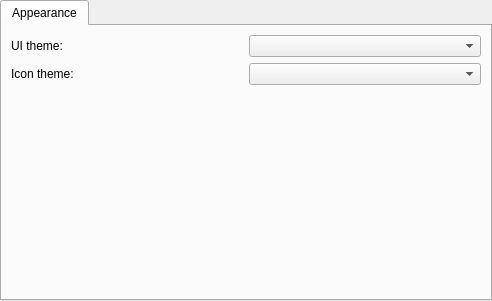
<?xml version="1.0" encoding="UTF-8"?>
<ui version="4.0">
 <class>PrefAppearance</class>
 <widget class="QWidget" name="PrefAppearance">
  <property name="geometry">
   <rect>
    <x>0</x>
    <y>0</y>
    <width>492</width>
    <height>301</height>
   </rect>
  </property>
  <property name="windowTitle">
   <string>Appearance</string>
  </property>
  <property name="windowIcon">
   <iconset theme="QIcon::ThemeIcon::VideoDisplay"/>
  </property>
  <property name="locale">
   <locale language="English" country="UnitedKingdom"/>
  </property>
  <layout class="QVBoxLayout" name="verticalLayout_4">
   <property name="spacing">
    <number>0</number>
   </property>
   <property name="leftMargin">
    <number>0</number>
   </property>
   <property name="topMargin">
    <number>0</number>
   </property>
   <property name="rightMargin">
    <number>0</number>
   </property>
   <property name="bottomMargin">
    <number>0</number>
   </property>
   <item>
    <widget class="QTabWidget" name="tabAppearance">
     <property name="locale">
      <locale language="English" country="UnitedKingdom"/>
     </property>
     <property name="currentIndex">
      <number>0</number>
     </property>
     <property name="tabsClosable">
      <bool>false</bool>
     </property>
     <widget class="QWidget" name="tabAppearance">
      <property name="locale">
       <locale language="English" country="UnitedKingdom"/>
      </property>
      <attribute name="title">
       <string>Appearance</string>
      </attribute>
      <layout class="QVBoxLayout" name="verticalLayout">
       <item>
        <layout class="QHBoxLayout" name="hlUiTheme">
         <item>
          <widget class="QLabel" name="labelUiTheme">
           <property name="locale">
            <locale language="English" country="UnitedKingdom"/>
           </property>
           <property name="text">
            <string>UI theme:</string>
           </property>
          </widget>
         </item>
         <item>
          <widget class="QComboBox" name="cbUiTheme"/>
         </item>
        </layout>
       </item>
       <item>
        <layout class="QHBoxLayout" name="hLIconTheme">
         <item>
          <widget class="QLabel" name="labelIconTheme">
           <property name="text">
            <string>Icon theme:</string>
           </property>
          </widget>
         </item>
         <item>
          <widget class="QComboBox" name="cbIconTheme"/>
         </item>
        </layout>
       </item>
       <item>
        <spacer name="verticalSpacer">
         <property name="orientation">
          <enum>Qt::Orientation::Vertical</enum>
         </property>
         <property name="sizeHint" stdset="0">
          <size>
           <width>20</width>
           <height>322</height>
          </size>
         </property>
        </spacer>
       </item>
      </layout>
     </widget>
    </widget>
   </item>
  </layout>
 </widget>
 <resources>
  <include location="../icons.qrc"/>
 </resources>
 <connections/>
</ui>
